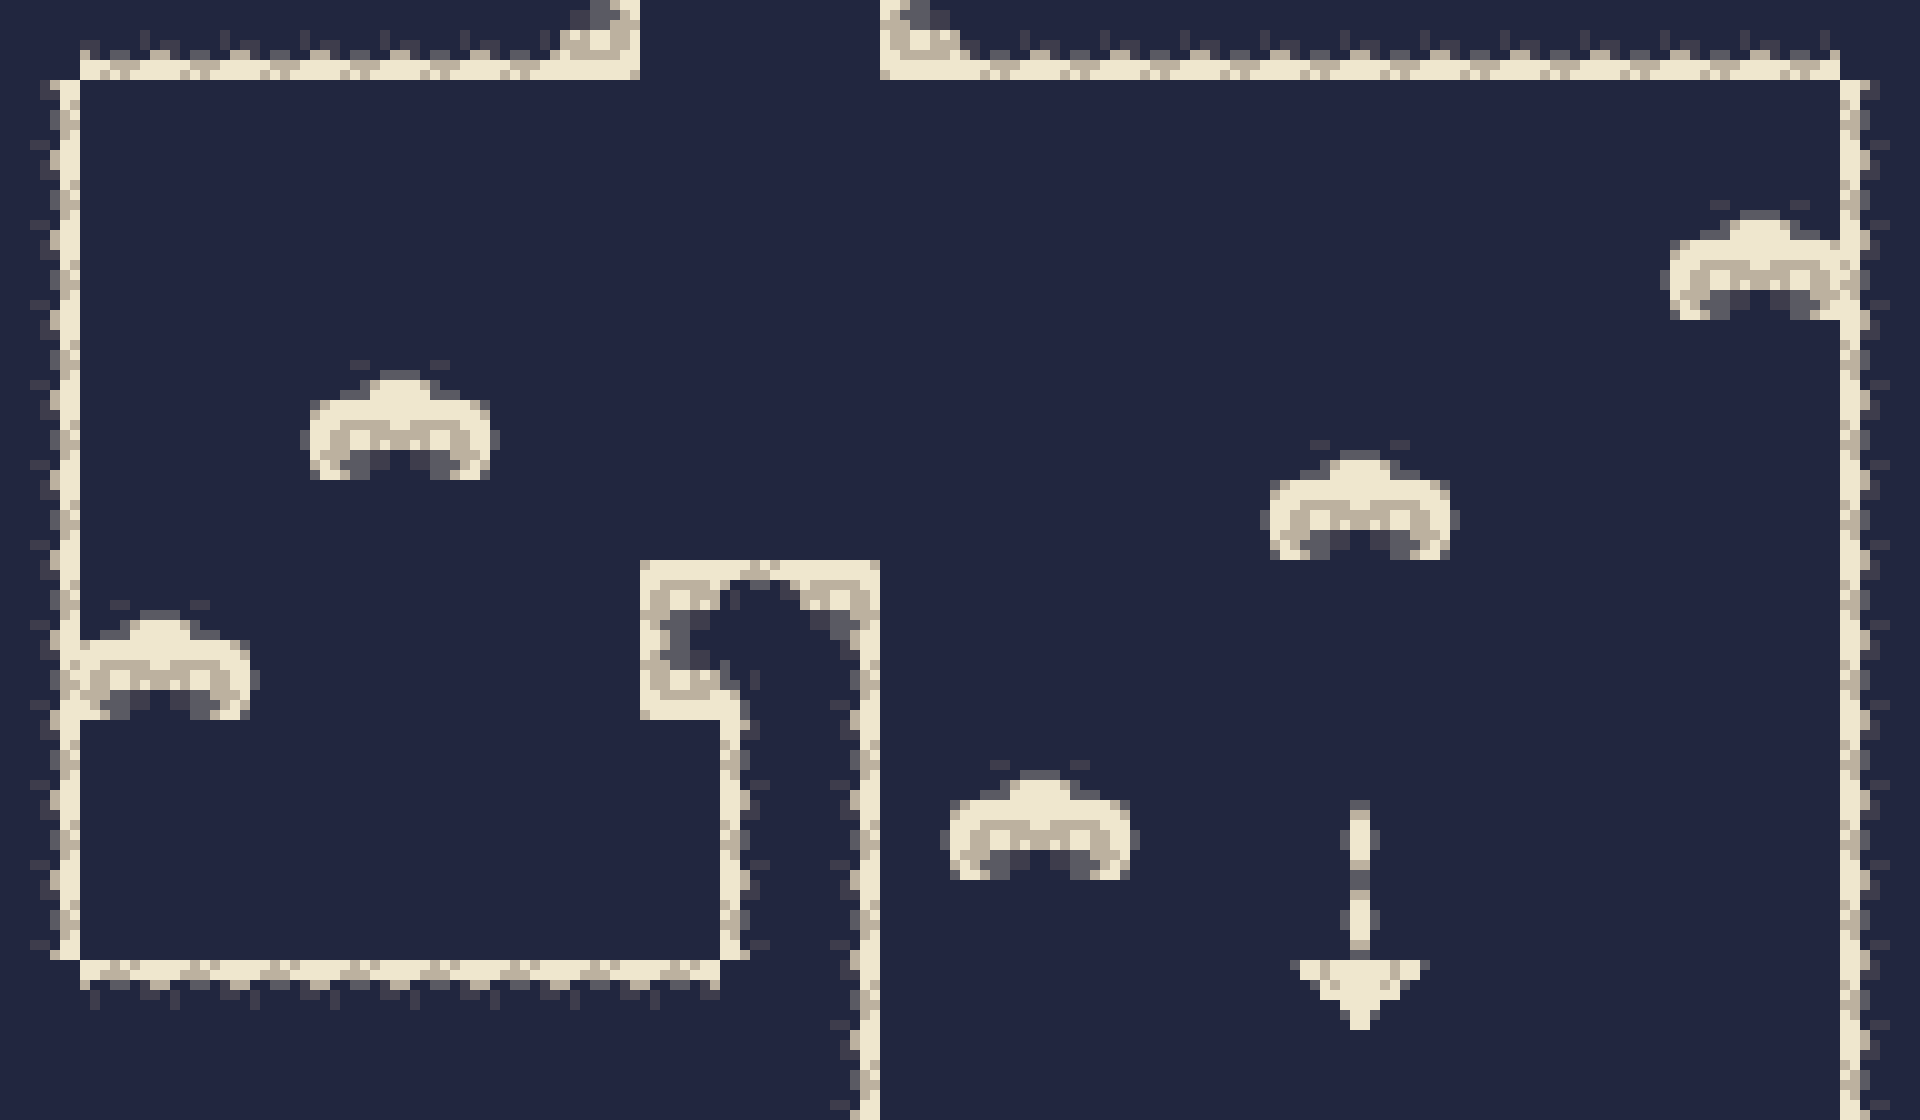

This game map was drawn from its Tiled (.tmx) file and the tilesets committed beside it. A one-line description and the full map source follow:
An orthogonal 24x14 tile map with 80x80 px tiles, 1 tile layer (Слой тайлов 1).

<map version="1.10" tiledversion="1.10.2" orientation="orthogonal" renderorder="right-down" width="24" height="14" tilewidth="80" tileheight="80" infinite="0" nextlayerid="2" nextobjectid="1">
 <tileset firstgid="1" source="tiles.tsx" />
 <layer id="1" name="Слой тайлов 1" width="24" height="14">
  <data encoding="csv">
1,1610612808,1610612808,1610612808,1610612808,1610612808,1610612808,3221225550,1,1,1,1073741902,1610612808,1610612808,1610612808,1610612808,1610612808,1610612808,1610612808,1610612808,1610612808,1610612808,1610612808,1,
2147483720,1,1,1,1,1,1,1,1,1,1,1,1,1,1,1,1,1,1,1,1,1,1,72,
2147483720,1,1,1,1,1,1,1,1,1,1,1,1,1,1,1,1,1,1,1,1,3758096464,1610612816,72,
2147483720,1,1,1,1,1,1,1,1,1,1,1,1,1,1,1,1,1,1,1,1610612806,78,2147483726,72,
2147483720,1,1,1,3758096464,1610612816,1,1,1,1,1,1,1,1,1,1,1,1,1,1,1,1,1,72,
2147483720,1,1,1610612806,78,2147483726,2684354630,1,1,1,1,1,1,1,1,1,3758096464,1610612816,1,1,1,1,1,72,
2147483720,1,1,1,1,1,1,1,1,1,1,1,1,1,1,1610612806,78,2147483726,2684354630,1,1,1,1,72,
2147483720,3758096464,1610612816,1,1,1,1,1,78,2684354632,2147483726,1,1,1,1,1,1,1,1,1,1,1,1,72,
2147483720,78,2147483726,2684354630,1,1,1,1,1073741902,1073741904,2147483720,1,1,1,1,1,1,1,1,1,1,1,1,72,
2147483720,1,1,1,1,1,1,1,1,72,2147483720,1,3758096464,1610612816,1,1,1,1,1,1,1,1,1,72,
2147483720,1,1,1,1,1,1,1,1,72,2147483720,1610612806,78,2147483726,2684354630,1,1610612806,2684354630,1,1,1,1,1,72,
2147483720,1,1,1,1,1,1,1,1,72,2147483720,1,1,1,1,1,1610612806,2684354630,1,1,1,1,1,72,
1,2684354632,2684354632,2684354632,2684354632,2684354632,2684354632,2684354632,2684354632,1,2147483720,1,1,1,1,1,1610612807,3758096455,1,1,1,1,1,72,
1,1,1,1,1,1,1,1,1,1,2147483720,1,1,1,1,1,1,1,1,1,1,1,1,72
</data>
 </layer>
</map>
